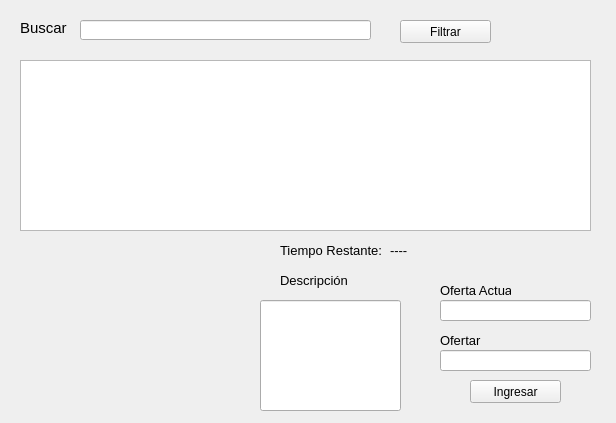
<?xml version="1.0" encoding="UTF-8"?>
<ui version="4.0">
 <class>MainWindow</class>
 <widget class="QMainWindow" name="MainWindow">
  <property name="geometry">
   <rect>
    <x>0</x>
    <y>0</y>
    <width>616</width>
    <height>423</height>
   </rect>
  </property>
  <property name="windowTitle">
   <string>Subasta Progra IV</string>
  </property>
  <widget class="QWidget" name="centralwidget">
   <widget class="QLabel" name="label">
    <property name="geometry">
     <rect>
      <x>20</x>
      <y>20</y>
      <width>51</width>
      <height>16</height>
     </rect>
    </property>
    <property name="font">
     <font>
      <pointsize>11</pointsize>
     </font>
    </property>
    <property name="text">
     <string>Buscar</string>
    </property>
   </widget>
   <widget class="QLineEdit" name="txt_buscar">
    <property name="geometry">
     <rect>
      <x>80</x>
      <y>20</y>
      <width>291</width>
      <height>20</height>
     </rect>
    </property>
   </widget>
   <widget class="QPushButton" name="btn_filtrar">
    <property name="geometry">
     <rect>
      <x>400</x>
      <y>20</y>
      <width>91</width>
      <height>23</height>
     </rect>
    </property>
    <property name="text">
     <string>Filtrar</string>
    </property>
   </widget>
   <widget class="QTableView" name="tv">
    <property name="geometry">
     <rect>
      <x>20</x>
      <y>60</y>
      <width>571</width>
      <height>171</height>
     </rect>
    </property>
    <property name="editTriggers">
     <set>QAbstractItemView::DoubleClicked|QAbstractItemView::SelectedClicked</set>
    </property>
    <property name="textElideMode">
     <enum>Qt::ElideMiddle</enum>
    </property>
    <attribute name="verticalHeaderVisible">
     <bool>true</bool>
    </attribute>
   </widget>
   <widget class="QLabel" name="label_2">
    <property name="geometry">
     <rect>
      <x>280</x>
      <y>270</y>
      <width>71</width>
      <height>21</height>
     </rect>
    </property>
    <property name="font">
     <font>
      <pointsize>10</pointsize>
     </font>
    </property>
    <property name="text">
     <string>Descripción</string>
    </property>
   </widget>
   <widget class="QLineEdit" name="txt_desc">
    <property name="geometry">
     <rect>
      <x>260</x>
      <y>300</y>
      <width>141</width>
      <height>111</height>
     </rect>
    </property>
    <property name="readOnly">
     <bool>true</bool>
    </property>
   </widget>
   <widget class="QLabel" name="label_3">
    <property name="geometry">
     <rect>
      <x>440</x>
      <y>280</y>
      <width>71</width>
      <height>21</height>
     </rect>
    </property>
    <property name="font">
     <font>
      <pointsize>10</pointsize>
     </font>
    </property>
    <property name="text">
     <string>Oferta Actual</string>
    </property>
   </widget>
   <widget class="QLineEdit" name="txt_oferta_act">
    <property name="geometry">
     <rect>
      <x>440</x>
      <y>300</y>
      <width>151</width>
      <height>21</height>
     </rect>
    </property>
    <property name="alignment">
     <set>Qt::AlignCenter</set>
    </property>
    <property name="readOnly">
     <bool>true</bool>
    </property>
   </widget>
   <widget class="QLineEdit" name="btn_oferta">
    <property name="geometry">
     <rect>
      <x>440</x>
      <y>350</y>
      <width>151</width>
      <height>21</height>
     </rect>
    </property>
    <property name="alignment">
     <set>Qt::AlignCenter</set>
    </property>
    <property name="readOnly">
     <bool>false</bool>
    </property>
   </widget>
   <widget class="QLabel" name="label_4">
    <property name="geometry">
     <rect>
      <x>440</x>
      <y>330</y>
      <width>71</width>
      <height>21</height>
     </rect>
    </property>
    <property name="font">
     <font>
      <pointsize>10</pointsize>
     </font>
    </property>
    <property name="text">
     <string>Ofertar</string>
    </property>
   </widget>
   <widget class="QPushButton" name="btn_ofertar">
    <property name="geometry">
     <rect>
      <x>470</x>
      <y>380</y>
      <width>91</width>
      <height>23</height>
     </rect>
    </property>
    <property name="text">
     <string>Ingresar</string>
    </property>
   </widget>
   <widget class="QLabel" name="label_5">
    <property name="geometry">
     <rect>
      <x>280</x>
      <y>240</y>
      <width>111</width>
      <height>21</height>
     </rect>
    </property>
    <property name="font">
     <font>
      <pointsize>10</pointsize>
     </font>
    </property>
    <property name="text">
     <string>Tiempo Restante:</string>
    </property>
   </widget>
   <widget class="QLabel" name="label_6">
    <property name="geometry">
     <rect>
      <x>390</x>
      <y>240</y>
      <width>71</width>
      <height>21</height>
     </rect>
    </property>
    <property name="font">
     <font>
      <pointsize>10</pointsize>
     </font>
    </property>
    <property name="text">
     <string>----</string>
    </property>
   </widget>
   <widget class="QLabel" name="lbl_img_p">
    <property name="geometry">
     <rect>
      <x>30</x>
      <y>260</y>
      <width>200</width>
      <height>140</height>
     </rect>
    </property>
    <property name="font">
     <font>
      <pointsize>10</pointsize>
     </font>
    </property>
    <property name="text">
     <string/>
    </property>
   </widget>
  </widget>
 </widget>
 <resources/>
 <connections/>
</ui>
